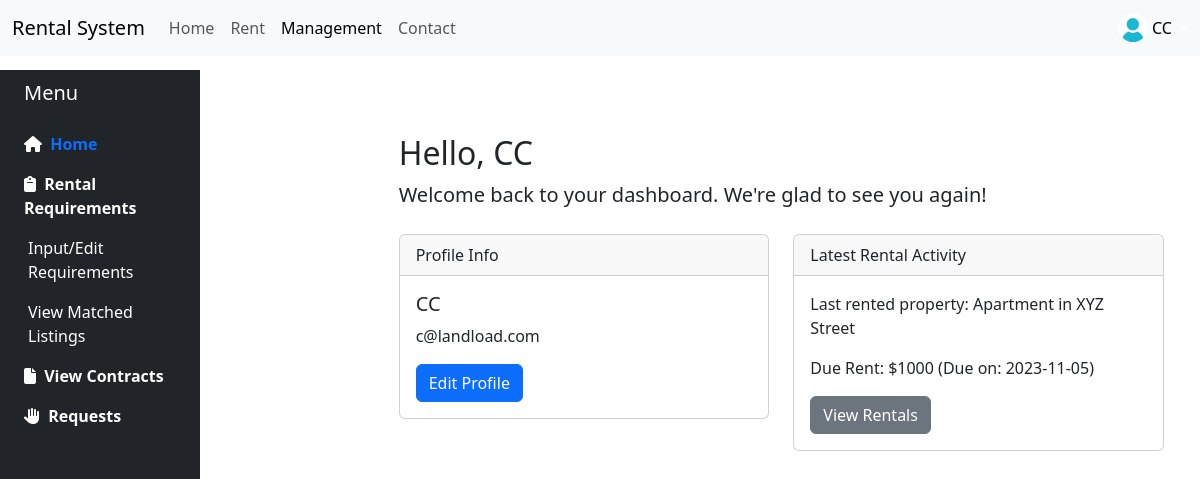
The app's page /user_dashboard (signed in) with its own data.
### app.py (models this page shows, shortened)
class User(UserMixin, db.Model):
    id = db.Column(db.Integer, primary_key=True)
    firstname = db.Column(db.String(150), nullable=False)
    lastname = db.Column(db.String(150), nullable=False)
    email = db.Column(db.String(150), unique=True, nullable=False)
    password = db.Column(db.String(150), nullable=False)
    user_type = db.Column(db.Enum('user', 'landlord', 'admin'), nullable=False, default='user')
    is_approved = db.Column(db.Boolean, default=True, nullable=False)
    image_file = db.Column(db.String(20), nullable=False, default='default.jpg')
    requests = db.relationship('Request', backref='user', lazy=True)
    properties = db.relationship('Property', backref='owner', lazy=True)

### app.py (the view)
@app.route("/user_dashboard")
@login_required
def user_dashboard():
    return render_template('user_dashboard.html')

### app.py (called while the page is built)
@login_manager.user_loader
def load_user(user_id):
    return db.session.get(User, int(user_id))

### templates/user_dashboard.html (shortened to what this page needs)
<!DOCTYPE html>
<html>
    <head>
        <link href="https://cdn.jsdelivr.net/npm/bootstrap@5.3.2/dist/css/bootstrap.min.css" rel="stylesheet">
        <link rel="stylesheet" type="text/css" href="{{ url_for('static', filename='style.css') }}">
    </head>
    <body>
        {% include 'navbar.html' %}
        <div class="container-fluid">
            <div class="row flex-nowrap">
                <div class="col-auto col-md-3 col-xl-2 px-sm-2 px-0 bg-dark">
                    <div class="d-flex flex-column align-items-center align-items-sm-start px-3 pt-2 text-white min-vh-100">
                        <a href="/" class="d-flex align-items-center pb-3 mb-md-0 me-md-auto text-white text-decoration-none">
                            <span class="fs-5 d-none d-sm-inline">Menu</span>
                        </a>
                        <ul class="nav nav-pills flex-column mb-sm-auto mb-0 align-items-center align-items-sm-start" id="menu">
                            <li class="nav-item">
                                <a href="{{ url_for('user_dashboard') }}" class="nav-link align-middle px-0 dashactive" >
                                    <i class="fa-solid fa-house" style="color: #ffffff;"></i> <span class="ms-1 d-none d-sm-inline" >Home</span>
                                </a>
                            </li>
                            <li>
                                <a href="#submenu1" data-bs-toggle="collapse" class="nav-link px-0 align-middle dashmenu">
                                    <i class="fa-solid fa-clipboard" style="color: #ffffff;"></i> <span class="ms-1 d-none d-sm-inline">Rental Requirements</span> </a>
                                <ul class="collapse show nav flex-column ms-1" id="submenu1" data-bs-parent="#menu">
                                    <li class="w-100">
                                        <a href="{{ url_for('preference') }}" class="nav-link px-0 dashmenusub"> <span class="d-none d-sm-inline">Input/Edit Requirements</span></a>
                                    </li>
                                    <li>
                                        <a href="{{ url_for('result') }}" class="nav-link px-0 dashmenusub"> <span class="d-none d-sm-inline">View Matched Listings</span></a>
                                    </li>
                                </ul>
                            </li>
                            <li class="nav-item">
                                <a href="{{ url_for('contract') }}" class="nav-link align-middle px-0 dashmenu" >
                                    <i class="fa-solid fa-file" style="color: #ffffff;"></i> <span class="ms-1 d-none d-sm-inline" >View Contracts</span>
                                </a>
                            </li>
                            <li>
                            <li>
                                <a href="#submenu4" data-bs-toggle="collapse" class="nav-link px-0 align-middle dashmenu">
                                    <i class="fa-solid fa-hand" style="color: #ffffff;"></i> <span class="ms-1 d-none d-sm-inline">Requests</span> </a>
                            </li>
                        </ul>
                    </div>
                </div>
                <div class="col py-3">
                    <div class="container mt-5">
                        <div class="row">
                            <main class="col-md-9 ms-sm-auto col-lg-10 px-md-4">
                                <div class="mb-4">
                                    <h1 class="h2">Hello, {{ session.get('firstname') }}</h1>
                                    <p class="lead">Welcome back to your dashboard. We're glad to see you again!</p>
                                </div>
                                <div class="row mb-4">
                                    <div class="col-md-6">
                                        <div class="card mb-3">
                                            <div class="card-header">Profile Info</div>
                                            <div class="card-body">
                                                <h5 class="card-title">{{ session.get('firstname') }}</h5>
                                                <p class="card-text">{{ session.get('email') }}</p>
                                                <a href="{{ url_for('profile') }}" class="btn btn-primary">Edit Profile</a>
                                            </div>
                                        </div>
                                    </div>
                                    <div class="col-md-6">
                                        <div class="card mb-3">
                                            <div class="card-header">Latest Rental Activity</div>
                                            <div class="card-body">
                                                <p class="card-text">Last rented property: Apartment in XYZ Street</p>
                                                <p class="card-text">Due Rent: $1000 (Due on: 2023-11-05)</p>
                                                <a href="{{ url_for('rental') }}" class="btn btn-secondary">View Rentals</a>
                                            </div>
                                        </div>
                                    </div>
                                </div>
                            </main>
                        </div>
                    </div>
                </div>
            </div>
        </div>
    </html>

### templates/navbar.html (shortened to what this page needs)
<nav class="navbar navbar-expand-lg navbar-light bg-light fixed-top">
        <div class="container-fluid">
            <a class="navbar-brand" href="{{ url_for('index') }}">Rental System</a>
            <div class="collapse navbar-collapse" id="navbarNav">
                <ul class="navbar-nav">
                    <li class="nav-item">
                        <a class="nav-link {% if request.path == url_for('index') %} active {% endif %}" aria-current="page" href="{{ url_for('index') }}">Home</a>
                    </li>
                    <li class="nav-item">
                        <a class="nav-link {% if request.path == url_for('rent') %} active {% endif %}" href="{{ url_for('rent') }}">Rent</a>
                    </li>
                    <li class="nav-item">
                        <a class="nav-link {% if request.endpoint != 'index' and request.endpoint != 'rent' and request.endpoint != 'contact' %} active {% endif %}"
                        href="
                        {% if current_user.user_type == 'admin' %}
                            {{ url_for('admin_dashboard') }}
                        {% elif current_user.user_type == 'landlord' %}
                            {{ url_for('landlord_dashboard') }}
                        {% else %}
                            {{ url_for('user_dashboard') }}
                        {% endif %}">Management</a>
                    </li>
                    <li class="nav-item">
                        <a class="nav-link {% if request.path == url_for('contact') %} active {% endif %}" href="{{ url_for('contact') }}">Contact</a>
                    </li>
                </ul>
                <ul class="navbar-nav ms-auto">
                    {% if current_user.is_authenticated %}
                    <div class="dropdown d-flex justify-content-end">
                        <a href="#" class="d-flex align-items-center text-white text-decoration-none dropdown-toggle" id="dropdownUser1" data-bs-toggle="dropdown" aria-expanded="false">
                            <img src="{{ url_for('static', filename=current_user.image_file) }}" alt="user_image" width="30" height="30" class="rounded-circle">
                            <span class="d-none d-sm-inline mx-1" style="color: black;">{{ current_user.firstname }}</span>
                        </a>
                    </div>
                    {% endif %}
                </ul>
            </div>
        </div>
</nav>

### static/style.css (style rules this page uses)
body { padding-top: 70px; }
.dashmenu { color: white; font-weight: bold; }
.dashmenusub { color: white; }
.dashactive { font-weight: bold; }

### records on screen
User: image_file (placeholder picture), firstname "CC", get "c@landload.com"

### other values on screen
{{ session.get('firstname') }} "CC"
